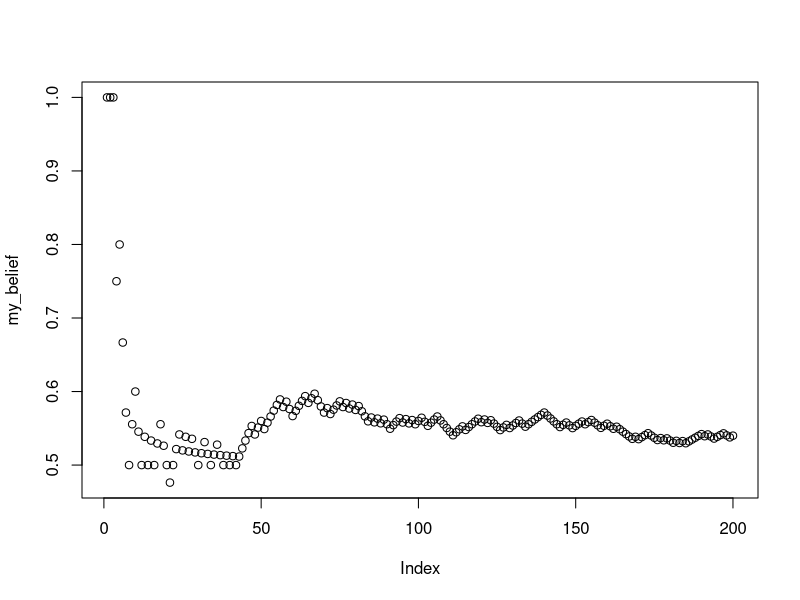
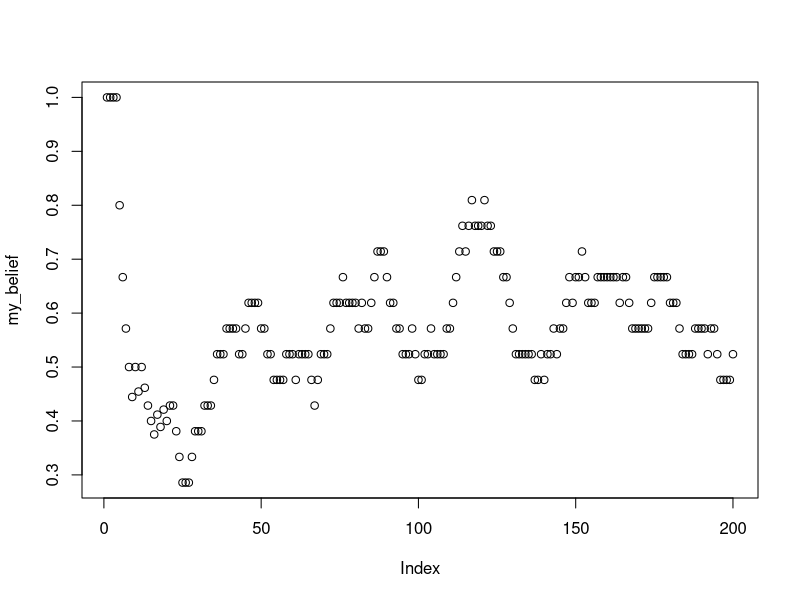

These charts were generated, in order, by the following R code:
## ---- chunk 1
knitr::opts_chunk$set(
  collapse = TRUE,
  comment = "#>"
)
## ---- chunk 2
rolls <- sample(1:6,1000, replace=TRUE)
table(rolls)
## ---- chunk 3
one <- sample(1:6,1000, replace=TRUE)
two <- sample(1:6,1000, replace=TRUE)
combined <- one+two
table(combined)/1000
## ---- chunk 4
first <- rep(x= 1:6, each = 6)
second <- rep(x= 1:6, times = 6)
sum_rolls <- first+second
table(sum_rolls)/length(sum_rolls)

## compare
sim_result <- table(combined)/1000
true_probs <- table(sum_rolls)/length(sum_rolls)

## Difference
true_probs-sim_result
## ---- chunk 5
sample(c("A","B"), 20, replace = TRUE, prob = c(.8, .2))
## ---- chunk 6
letters

LETTERS
## ---- chunk 7
sample(letters,50,replace=TRUE)
## ---- chunk 8
my_letters <- sample(letters,50*5,replace=TRUE)

# turn the vector into a matrix with 5 columns
my_strings <- matrix(my_letters, ncol=5)

# each row is a word, need to collapse the column to create a string
paste(my_strings[1,], collapse="")

# loop to collapse all of the rows into words
random_strings <-c()
for(i in 1:dim(my_strings)[1]){
  random_strings[i] <- paste(my_strings[i,], collapse="")
}

random_strings
## ---- chunk 9
sim_results <- replicate(10000,
                         sample( c(1,0), 10, replace=TRUE)
                         )
number_of_heads <- colSums(sim_results)
table(number_of_heads)/10000

# alternative solution using rbinom

number_of_heads <- rbinom(10000,10,prob=.5)
table(number_of_heads)/10000

## ---- chunk 10
flips <- sample(c("H","T"), 10000, replace=TRUE)

sequence <- c()
for(i in 2:length(flips)){
  first_element <- flips[i-1]
  second_element <- flips[i]
  sequence[i-1] <- paste0(first_element,second_element)
}

table(sequence)/10000

## 3 element sequences

flips <- sample(c("H","T"), 10000, replace=TRUE)

sequence <- c()
for(i in 3:length(flips)){
  first_element <- flips[i-2]
  second_element <- flips[i-1]
  third_element <- flips[i]
  sequence[i-1] <- paste0(first_element,
                          second_element,
                          third_element)
}

table(sequence)/10000

## ---- chunk 11
simulated_sequence <- c(rbinom(100,1,.5),
                        rbinom(100,1,.6))
## ---- chunk 12
my_knowledge <- c()
my_belief <- c()
for(i in 1:length(simulated_sequence)){
  
    my_knowledge[i] <- simulated_sequence[i]
    my_belief[i] <- sum(my_knowledge)/length(my_knowledge)
    
}

plot(my_belief)

## ---- chunk 13

simulated_sequence <- c(rbinom(100,1,.5),
                        rbinom(100,1,.6))

my_knowledge <- c()
my_belief <- c()
for(i in 1:length(simulated_sequence)){
  
    my_knowledge[i] <- simulated_sequence[i]
    if(i <= 20){
      my_belief[i] <- sum(my_knowledge)/length(my_knowledge)
    }else{
      my_belief[i] <- sum(my_knowledge[i:(i-20)])/length(my_knowledge[i:(i-20)])
    }
    
}

plot(my_belief)

## ---- chunk 14
my_paragraph <- "This is a paragraph, with some stuff in it. This is another sentence in the paragraph"
the_letters <- unlist(strsplit(my_paragraph, split=""))
the_letters
